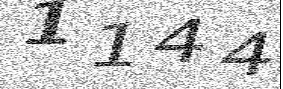
#> input picture ocr-pytesser/1144.jpg, 283 x 89 px
$ jupyter execute --allow-errors captcha_v2.ipynb   (shell and % lines are left out)
#> lines starting #> are read from the running program, lines starting #| are printed output that depends on the picture; after the words box and inside, x2 and y2 are one past the last pixel; in counts of white or black regions, pixels touching at a corner belong together
[cell 1]
# USAGE
# python opencv_tutorial_02.py --image tetris_blocks.png

# import the necessary packages
import argparse
import imutils
import cv2
from pytesseract import *
#> (the rest of this cell did not finish here and is left out)

[cell 2]
# load the input image (whose path was supplied via command line
# argument) and display the image to our screen
# image = cv2.imread("tetris_blocks.png")
image = cv2.imread("1144.jpg")
#> image is the input picture: shape (89, 283, 3); min 0, max 255, mean 199.5
cv2.imshow("Image", image)
cv2.waitKey(0)

[cell 3]
# convert the image to grayscale
gray = cv2.cvtColor(image, cv2.COLOR_BGR2GRAY)
cv2.imshow("Gray", gray)
cv2.waitKey(0)

[cell 4]
# threshold the image by setting all pixel values less than 225
# to 255 (white; foreground) and all pixel values >= 225 to 255
# (black; background), thereby segmenting the image
thresh = cv2.threshold(gray, 80, 255, cv2.THRESH_BINARY)[1]
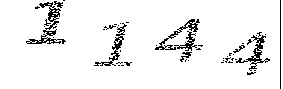
#> thresh: shape (89, 283); 93.5% white; black in thin lines or dots
cv2.imshow("Thresh", thresh)
cv2.waitKey(0)

[cell 5]
# threshold the image by setting all pixel values less than 225
# to 255 (white; foreground) and all pixel values >= 225 to 255
# (black; background), thereby segmenting the image
thresh_inv = cv2.threshold(gray, 195, 255, cv2.THRESH_BINARY_INV)[1]
#> thresh_inv: shape (89, 283); 36.3% white; 847 white regions (784 under 20 px), largest, box (x1, y1, x2, y2) and area: (153, 15, 209, 64) 1003, (25, 0, 73, 47) 960, (218, 30, 276, 76) 941
cv2.imshow("Thresh_Inv", thresh_inv)
cv2.waitKey(0)

[cell 6]
# we apply erosions to reduce the size of foreground objects
erode2 = cv2.erode(thresh_inv.copy(), None, iterations=1)
#> erode2: shape (89, 283); 7.2% white; 17 white regions (12 under 20 px), largest, box (x1, y1, x2, y2) and area: (27, 0, 63, 44) 539, (156, 17, 200, 62) 457, (223, 33, 265, 74) 429, (102, 24, 130, 66) 337, (59, 39, 66, 43) 23
cv2.imshow("Eroded", erode2)
cv2.waitKey(0)

[cell 7]
blur2 = cv2.medianBlur(erode2.copy(), 3)
#> blur2: shape (89, 283); 7% white; 8 white regions (2 under 20 px), largest, box (x1, y1, x2, y2) and area: (28, 0, 63, 43) 539, (156, 19, 199, 61) 444, (232, 33, 265, 74) 349, (103, 25, 129, 65) 328, (223, 54, 240, 62) 69, (59, 39, 65, 43) 20
cv2.imshow("blur", blur2)
cv2.waitKey(0)

[cell 8]
# similarly, dilations can increase the size of the ground objects
dilate2 = cv2.dilate(blur2.copy(), None, iterations=2)
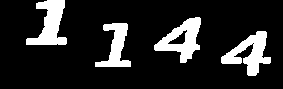
#> dilate2: shape (89, 283); 15% white; 4 white regions, box (x1, y1, x2, y2) and area: (221, 31, 271, 76) 1018, (154, 17, 201, 63) 1011, (26, 0, 67, 45) 1002, (95, 23, 131, 67) 754
cv2.imshow("Dilated", dilate2)
cv2.waitKey(0)

[cell 9]
border = cv2.copyMakeBorder(dilate2.copy(), 20, 20, 20, 20, cv2.BORDER_CONSTANT,None,0)
#> border: shape (129, 323); 9.1% white; 4 white regions, box (x1, y1, x2, y2) and area: (241, 51, 291, 96) 1018, (174, 37, 221, 83) 1011, (46, 20, 87, 65) 1002, (115, 43, 151, 87) 754
cv2.imshow("border", border)
cv2.waitKey(0)

#> (a cell that did not finish here is left out)

[cell 11]
image2= cv2.imread("1144.png")
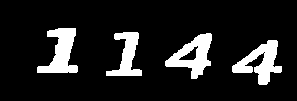
#> input picture ocr-pytesser/1144.png, 297 x 101 px
#> image2 is the input picture: shape (101, 297, 3); 12.6% white; 4 white regions, box (x1, y1, x2, y2) and area: (232, 40, 282, 85) 1018, (165, 33, 212, 79) 1011, (37, 28, 78, 73) 1002, (106, 32, 142, 76) 754
#> (the rest of this cell did not finish here and is left out)

[cell 12]
# find contours (i.e., outlines) of the foreground objects in the
# thresholded image
cnts = cv2.findContours(dilate2.copy(), cv2.RETR_EXTERNAL,
	cv2.CHAIN_APPROX_SIMPLE)
#> cnts = 4 contours; box (x1, y1, x2, y2) and area: (154, 17, 201, 63) 1048, (221, 31, 271, 76) 912, (26, 0, 67, 45) 910, (95, 23, 131, 67) 666
cnts = imutils.grab_contours(cnts)
output = image.copy()
print(image.shape)
#| (89, 283, 3)
# loop over the contours
for c in cnts:
    # draw each contour on the output image with a 3px thick purple
    # outline, then display the output contours one at a time
    (x, y, w, h) = cv2.boundingRect(c)
    print(f"x: {x} y: {y} w: {w} h: {h}")
    roi = output[y:y + h, x:x + w]
    cv2.imshow("Roi", roi)
    cv2.drawContours(output, [c], -1, (0, 0, 255), 3)
    cv2.imshow("Contours", output)
    cv2.waitKey(0)
#> this loop made 4 passes
#> (x, y, w, h) on passes 1 to 4: (221, 31, 50, 45), (95, 23, 36, 44), (154, 17, 47, 46), (26, 0, 41, 45)
#| x: 221 y: 31 w: 50 h: 45
#| x: 95 y: 23 w: 36 h: 44
#| x: 154 y: 17 w: 47 h: 46
#| x: 26 y: 0 w: 41 h: 45
#> pass 1, `cv2.imshow("Contours", output)`:
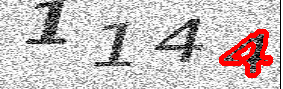
#> window 'Contours': shape (89, 283, 3); mean B, G, R 192.6, 192.6, 202.8
#> after the loop: output: shape (89, 283, 3); 13.67% of pixels changed, all inside (x1, y1, x2, y2) = (24, 0, 273, 78)

# [5 lines of commented-out code are left out]

[cell 13]
# we apply erosions to reduce the size of foreground objects
erode = cv2.erode(border.copy(), None, iterations=2)
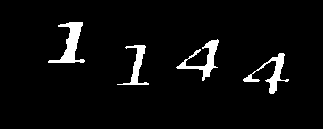
#> erode: shape (129, 323); 4.5% white; 4 white regions, box (x1, y1, x2, y2) and area: (48, 22, 85, 63) 582, (176, 39, 219, 81) 487, (243, 53, 289, 94) 462, (117, 45, 149, 85) 362
cv2.imshow("Eroded", erode)
cv2.waitKey(0)
#> Out = 27

[cell 14]
# similarly, dilations can increase the size of the ground objects
dilate = cv2.dilate(erode.copy(), None, iterations=1)
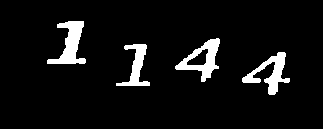
#> dilate: shape (129, 323); 6.8% white; 4 white regions, box (x1, y1, x2, y2) and area: (47, 21, 86, 64) 788, (175, 38, 220, 82) 749, (242, 52, 290, 95) 736, (116, 44, 150, 86) 554
cv2.imshow("Dilated", dilate)
cv2.waitKey(0)
#> Out = 27

[cell 15]
blur = cv2.medianBlur(dilate.copy(), 3)
#> blur: shape (129, 323); 6.8% white; 4 white regions
cv2.imshow("blur", blur)
cv2.waitKey(0)
#> Out = 27

[cell 16]
# find contours (i.e., outlines) of the foreground objects in the
# thresholded image
cnts = cv2.findContours(blur.copy(), cv2.RETR_EXTERNAL,
	cv2.CHAIN_APPROX_SIMPLE)
#> cnts = 4 contours; box (x1, y1, x2, y2) and area: (175, 38, 220, 82) 864, (47, 21, 86, 64) 699, (242, 52, 290, 95) 639, (116, 44, 150, 86) 471
cnts = imutils.grab_contours(cnts)
output = blur.copy()

# loop over the contours
for c in cnts:
    # draw each contour on the output image with a 3px thick purple
    # outline, then display the output contours one at a time
    cv2.drawContours(output, [c], -1, (240, 0, 159), 3)
    cv2.imshow("Contours", output)
    cv2.waitKey(0)
#> this loop made 4 passes
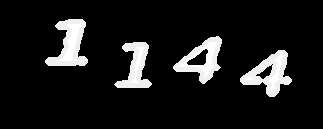
#> output: shape (129, 323); min 0, max 255, mean 24.5

# draw the total number of contours found in purple
text = "I found {} objects!".format(len(cnts))
#> text = 'I found 4 objects!'
cv2.putText(output, text, (10, 25),  cv2.FONT_HERSHEY_SIMPLEX, 0.7,
	(240, 0, 159), 2)
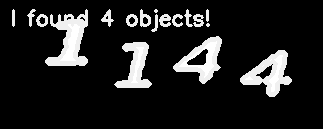
#> output: shape (129, 323); 2.79% of pixels changed, all inside (x1, y1, x2, y2) = (12, 9, 210, 32)
cv2.imshow("Contours", output)
cv2.waitKey(0)
#> Out = 27

#> (a cell that did not finish here is left out)

[cell 18]
# applying edge detection we can find the outlines of objects in
# images
edged = cv2.Canny(gray, 30, 150)
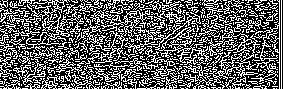
#> edged: shape (89, 283); 37.9% white in thin lines or dots
cv2.imshow("Edged", edged)
cv2.waitKey(0)
#> Out = 27

[cell 19]
# a typical operation we may want to apply is to take our mask and
# apply a bitwise AND to our input image, keeping only the masked
# regions
mask = thresh.copy()
output = cv2.bitwise_and(image, image, mask=mask)
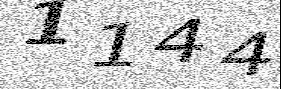
#> output: shape (89, 283, 3); min 0, max 255, mean 197.5
cv2.imshow("Output", output)
cv2.waitKey(0)
#> Out = 27
